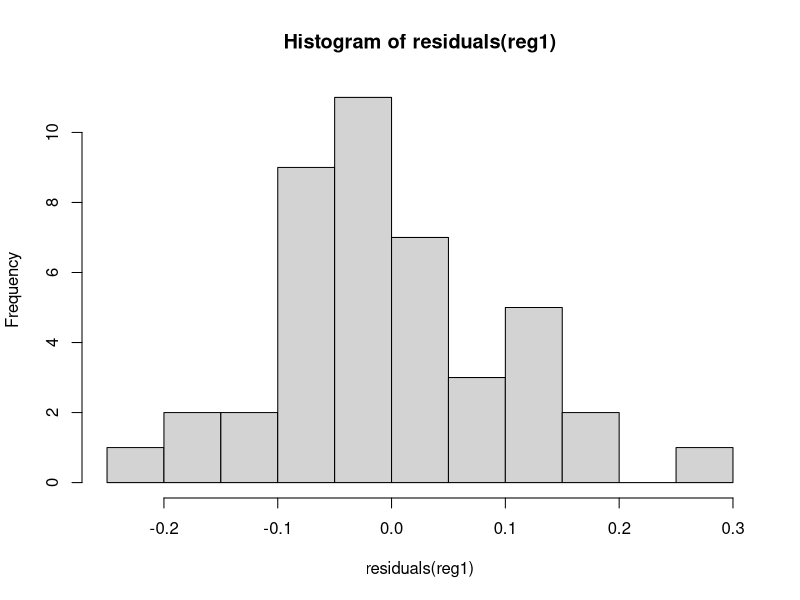

Generate this figure with R:
#File: Regression Model

#convert data from 2D to 1D but still maintaing the most important information
#and we made analysis and interpreptation easier and more reliabile

#Course: Rprograming Tutorial FreeCodeCamp
#Chatper: n.a
#Section:  RegressionModel 
#Author: tinbqt 
#Date: 2021-07-03
############################################

library(datasets)

?USJudgeRatings
data <- USJudgeRatings
head(data)

#method 1
x<- as.matrix(data[-12]) # did not get date line 12
y<- data[,12]
#regression model
reg1 <- lm(y~x)

#method 2
reg1 <- lm(RTEN ~ CONT+INTG+DMNR+DILG+CFMG+DECI
           + PREP+FAMI+ORAL+WRIT+PHYS,
           data=USJudgeRatings)

#summary
summary(reg1)
#more summary
anova(reg1) # cofficient w/inferential tests
coef(reg1) #cofficient (same as reg1)
confint(reg1) #CI for cofficients
resid(reg1) #residuals case by case
hist(residuals(reg1)) #histogram of residuals
